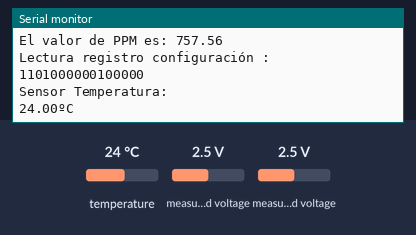
This sketch was run on a simulated ESP32. Parts: the last lines printed to the serial monitor. Wiring (inferred from the names in the program): ADS1115 converter at I2C address 0x49. Inputs (shaded band) come from the test bench; at power-on: temperature 24 °C, measured voltage 2.5 V.

Above: at 1.2 s.
1.3 s: temperature set to 12 °C
At 4.4 s:
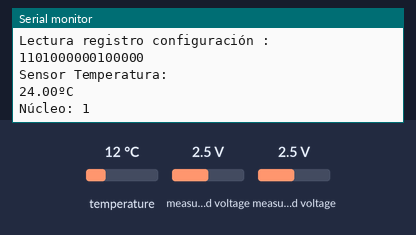
6.4 s: measured voltage (sensor 200) set to 0.1 V
At 11.2 s:
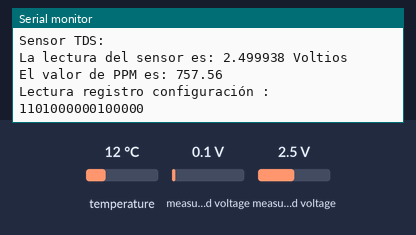
11.5 s: measured voltage (sensor 201) set to 0.1 V
At 11.95 s:
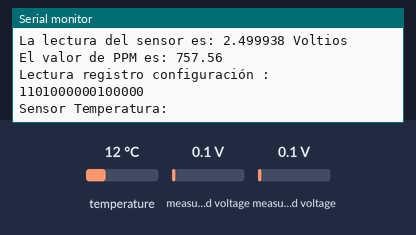
16.6 s: temperature set to 19 °C
At 19.4 s:
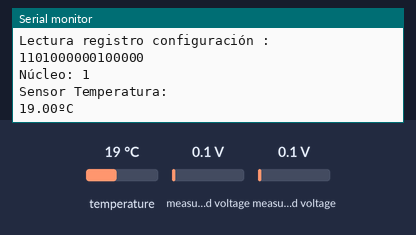
21.7 s: measured voltage (sensor 200) set to 1.2 V
At 26.5 s:
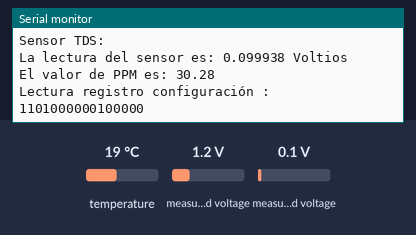
26.8 s: measured voltage (sensor 201) set to 1.2 V
At 31.0 s:
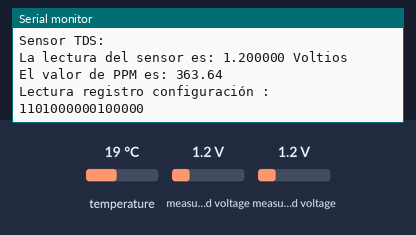
Timing chart, 0 to 32.5 s (numbered marks = the images above; inputs shaded):
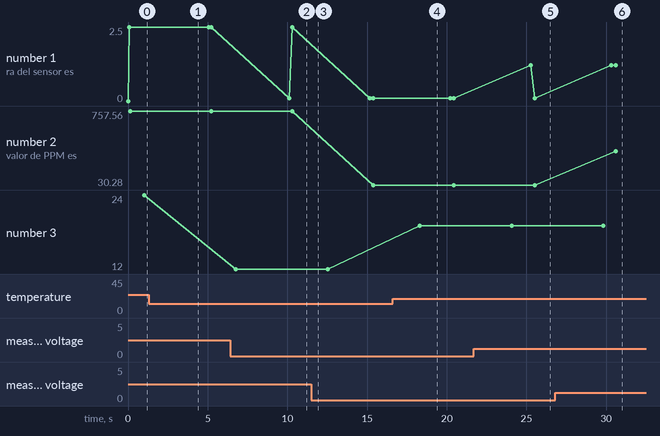

The sketch:

Prueba_24_09_2022_doble_nucleo.ino
```cpp
/*Creación de tareas*/
TaskHandle_t Tarea1; //Este se identifica como el manejador de la tarea u objeto PH
TaskHandle_t Tarea2; //Este se identifica como el manejador de la tarea u objeto TDS
TaskHandle_t Tarea3; //Este se identifica como el manejador de la tarea u objeto Temperatura Agua

#include <Wire.h>
#include <LoRa.h>
#include <OneWire.h> //Librerías  sensor temperatura agua
#include <DallasTemperature.h> //Sensor temperatura agua

/*Dirección I2C del ADS115, puede ser 0X48, 0X49, 0X4A, 0X4B*/
#define ADS1 0x48  //Ground
#define ADS2 0x49 //VDD
#define ADS3 0x4A  //SDA
#define ADS4 0x4B //SCL

/*Registros de lectura y escritura del ADS1115*/
#define REGL 0x00  //Registro de conversión
#define REGC 0x01  //Registro de configuración del ADS1115
#define REGLT 0X02 //Registro bajo de disparo de alerta
#define REGHT 0X03 //Registro alto de disparo de alerta

//Banda de transmision LoRa
#define BAND 915E6
int contador; //Cuenta las emisiones lora

//Hacer líneas de comentarios múltiples con valores del datasheet en cada función.
//Fragmentar la variable a en 2 para 8 bit y 8 bits.

//Desclaración de los vectores de configuración
uint16_t a=0b00000000000000000;
uint8_t b=0b00000000;
uint8_t c=0b00000000;
uint16_t lec;
double res;

// GPIO where the DS18B20 is connected to
const int oneWireBus = 13;

// Setup a oneWire instance to communicate with any OneWire devices
OneWire oneWire(oneWireBus);

// Pass our oneWire reference to Dallas Temperature sensor
DallasTemperature sensors(&oneWire);

//Asignación de los bits de configuración

//OS: Operational status/single-shot conversion start. Números 0 o 1.
void bit15(uint8_t x){
  uint8_t temp=x<<7; //Corrimiento de bits
  b=b|temp;
}

//Input multiplexer configuration. En decimal números de 0 a 7. (Consultar datasheet para ver la configuración detallada) 4 = A0; 5 = A1 ; 6 = A2 ; 7 = A3
void bit14a12(uint8_t x){
  uint8_t temp=x<<4;
  b=b|temp;
}

// Programmable gain amplifier configuration. Números de 0 a 7 donde:
// 0 : FS = ±6.144V(1), 1 : FS = ±4.096V(1), 2 : FS = ±2.048V (default), 3 : FS = ±1.024V,  4 : FS = ±0.512V, 5 : FS = ±0.256V, 6 : FS = ±0.256V, 7 : FS = ±0.256V
void bit11a9(uint8_t x){
  uint8_t temp=x<<1;
  b=b|temp;
}

// Device operating mode. 0 : Continuo , 1:Power-down single-shot (default)
void bit8(uint8_t x){
  uint8_t temp=x;
  b=b|temp;
}

// Data rate. Números de 0 a 7 donde:
//0 : 8SPS , 1 : 16SPS , 2 : 32SPS , 3 : 64SPS, 4 : 128SPS (default), 5 : 250SPS, 6 : 475SPS, 7 : 860SPS
void bit7a5(uint8_t x){
  uint8_t temp=x<<5;
  c=c|temp;
}

//Comparator mode. Números 0 o 1.
// 0 : Comparador tradicional con hysteresis (default), 1 : Comparador de ventana (Window comparator)
void bit4(uint8_t x){
  uint8_t temp=x<<4;
  c=c|temp;
}

//Comparator polarity. Números 0 o 1.
// 0 : Active low , 1 : Active high
void bit3(uint8_t x){
  uint8_t temp=x<<3;
  c=c|temp;
}

//Latching comparator. Números 0 o 1.
//0 : Non latching comparator (Default), 1 : Lartching comparator
void bit2(uint8_t x){
  uint8_t temp=x<<2;
  c=c|temp;
}

//Comparator queue and disable
void bit1a0(uint8_t x){
  uint8_t temp=x;
  c=c|temp;
}

//Crea la cadena de 2 bytes
void formar2bytes(){
    a=b<<8;
    a=a|c;
}

void configuracionInicialAds(int x){
    bit15(0);
    bit14a12(x);
    bit11a9(0);
    bit8(0);
    bit7a5(1);
    bit4(0);
    bit3(0);
    bit2(0);
    bit1a0(0);
    formar2bytes();
 }

void configurarADS1115(uint8_t dir,uint8_t reg,uint8_t VH,uint8_t VL){
  Wire.beginTransmission(dir);
  Wire.write(reg);
  Wire.write(VH);
  Wire.write(VL);
  Wire.endTransmission();
}

void verificarRegistro(uint8_t dir,uint8_t reg, int x){    // La función recibe como parámetro la dirección, el tipo de acceso y un último parámetro que verifica si se quiere leer la configuración de registro o leer datos capturados.
  Wire.beginTransmission(dir);
  Wire.write(reg);
  Wire.endTransmission();
  Wire.requestFrom(dir,2);
  lec=Wire.read()<<8|Wire.read();
  if (x==1){
      Serial.print("Lectura registro configuración : ");
      Serial.println(lec,BIN);
    }
  else if (x==2){
      Serial.print("La lectura del sensor es: ");
      res=(lec*6.144)/(32768);
      Serial.print(res,6);
      Serial.println(" Voltios");
    }
}

void setup() {
  Serial.begin(9600);
  // Start the DS18B20 sensor
  sensors.begin();

  xTaskCreatePinnedToCore(
    lectura_pH,//Función que implementa la tarea
    "Tarea1", //Nombre de la tarea
    10000, //Tamaño de la pila en palabras
    NULL, //Parámetros de entrada de la tarea
    10, //Prioridad de la tarea (0 es la más baja)
    &Tarea1, //Objeto creado para la tarea
    0); //Núcleo en el cual correrá la tarea

   xTaskCreatePinnedToCore(
    lectura_TDS,//Función que implementa la tarea
    "Tarea2", //Nombre de la tarea
    10000, //Tamaño de la pila en palabras
    NULL, //Parámetros de entrada de la tarea
    6, //Prioridad de la tarea (0 es la más baja)
    &Tarea2, //Objeto creado para la tarea
    0); //Núcleo en el cual correrá la tarea

   xTaskCreatePinnedToCore(
    lectura_Temperatura,//Función que implementa la tarea
    "Tarea3", //Nombre de la tarea
    10000, //Tamaño de la pila en palabras
    NULL, //Parámetros de entrada de la tarea
    3, //Prioridad de la tarea (0 es la más baja)
    &Tarea3, //Objeto creado para la tarea
    0); //Núcleo en el cual correrá la tarea


    Serial.begin(9600);
    Wire.begin();

}

void loop() {
  // put your main code here, to run repeatedly:
    Serial.println("Núcleo: "+ String(xPortGetCoreID()));
    delay(4000);
}

void lectura_pH(void * parameter){
  for(;;){
    Serial.println("Sensor PH: ");
    verificarRegistro(ADS2,REGL,2); //Imprime el valor de la lectura.
    verificarRegistro(ADS2,REGC,1);//Imprime el registro de configuración para ver qué entrada está leyendo.
    configuracionInicialAds(5); //Escribe el registro para leer tds en el A1
    configurarADS1115(ADS2,REGC,b,c); // Configura el ads con el nuevo registro
    a=0;b=0;res=0;
    delay(5000);

  }
}


void lectura_TDS(void * parameter){
  for(;;){
    Serial.println("Sensor TDS: ");
    verificarRegistro(ADS2,REGL,2); //Imprime el valor de la lectura.
    conversion_tds();
    verificarRegistro(ADS2,REGC,1);//Imprime el registro de configuración para ver qué entrada está leyendo.
    configuracionInicialAds(4); //Conectar sensor ph en A0
    configurarADS1115(ADS2,REGC,b,c);
    a=0;b=0;res=0;
    delay(5000);
  }
}


void lectura_Temperatura(void * parameter){
  for(;;){
    Serial.println("Sensor Temperatura: ");
    sensors.requestTemperatures();
    float temperatureC = sensors.getTempCByIndex(0);
    Serial.print(temperatureC);
    Serial.println("ºC");
    delay(5000);
  }
}


double conversion_tds(){
  double x=(res*1000)/3.3;
  Serial.println("El valor de PPM es: "+String(x));
}
```

Measured:
- after the input at 6.4 s, the serial monitor: prints a new line after 3.7 s (image 2)
- after the input at 16.6 s, the serial monitor: prints a new line after 1.7 s (image 4)
- after the input at 21.7 s, the serial monitor: prints a new line after 3.6 s (image 5)
- after the input at 26.8 s, the serial monitor: prints a new line after 3.8 s (image 6)
- plotted number 2: 757.56 → 30.28 after the input at 11.5 s, 30.28 → 363.64 after the input at 26.8 s
- plotted number 3: 12 → 19 after the input at 16.6 s
